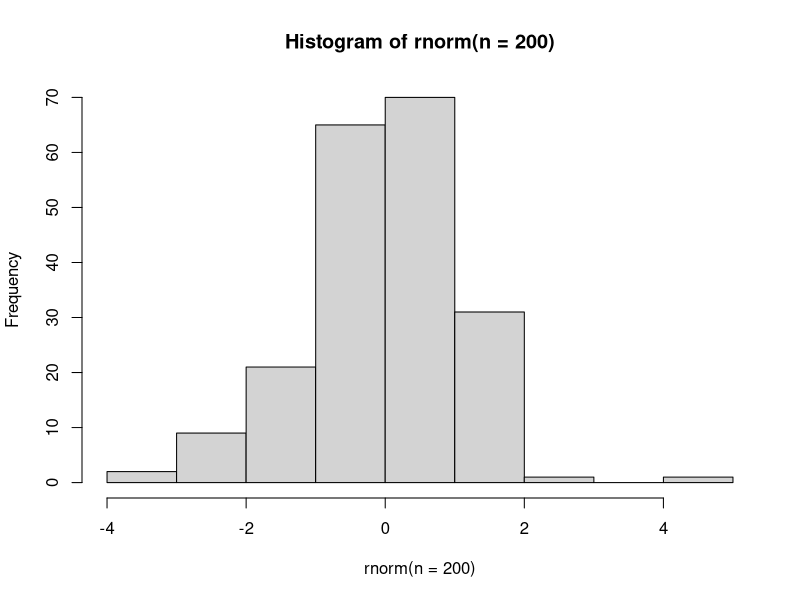

The R script that drew this image:
# Example that Omar need to complete

#LW1(y=c(1, 2), alphas=c(2, 3), betas=c(1, 3),
#    tau2s=c(2, 4), xs=4, delta=1)

hist(rnorm(n=200))
